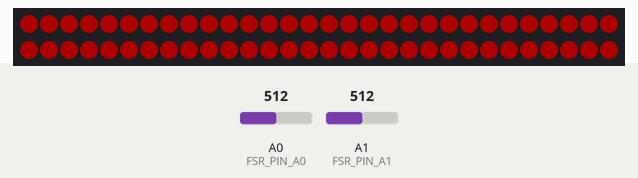
Recording of a sketch running on a simulated Arduino Uno, built with avr-gcc and run on an emulated ATmega328P. Parts: 60 RGB LEDs in strip order, left to right, continuing on the next row. Inputs (shaded band) come from the test bench; at power-on: A0 (FSR_PIN_A0) = 512, A1 (FSR_PIN_A1) = 512. Dim RGB values are drawn brighter than linear.

Above: at 1.2 s.
1.3 s: A0 (FSR_PIN_A0) set to 105
2.8 s: A0 (FSR_PIN_A0) set to 95
At 4.0 s:
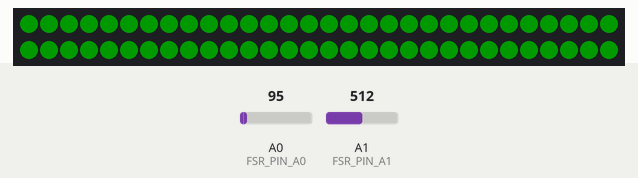
4.3 s: A1 (FSR_PIN_A1) set to 110
5.8 s: A1 (FSR_PIN_A1) set to 93
At 6.4 s:
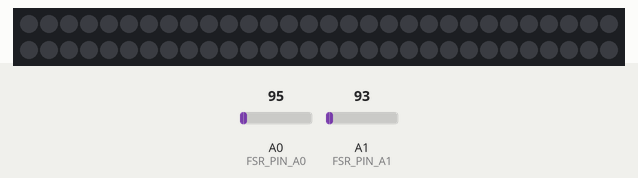
7.3 s: A1 (FSR_PIN_A1) set to 122
At 8.5 s:
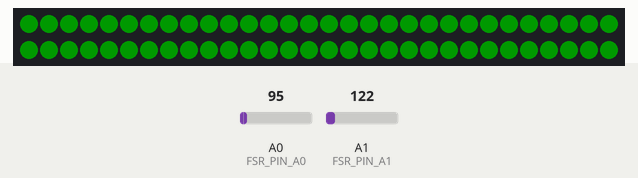
8.8 s: A1 (FSR_PIN_A1) set to 90
At 9.9 s:
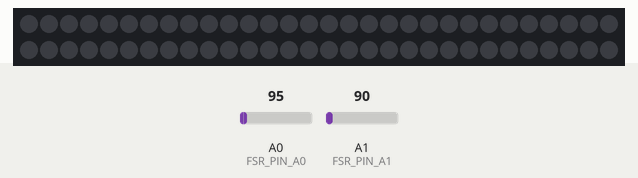
Timing chart, 0 to 11.3 s (numbered marks = the images above; inputs shaded):
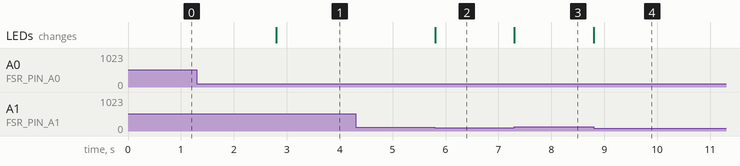

The sketch:

FinalCode.ino
```cpp
#include <FastLED.h> // Include library

// Global variables for LED STRIP
#define NUM_LEDS 60   // There are 60 LEDs on the strip
#define LED_PIN 12    // The LED strip receives programming through pin 12
#define LED_TYPE WS2812B
#define COLOR_ORDER GRB
#define BRIGHTNESS 50 // Brightness is between 0-255

#define NEGATIVE_COLOR CRGB::Red
#define POSITIVE_COLOR CRGB::Green
#define NO_COLOR CRGB::Black

// Global variables for force-sensitive resistor
#define FSR_PIN_A0 A0  // FSR at A0
#define FSR_PIN_A1 A1 // FSR at A1
#define THRESHOLD 100

int sensorA0;  // Sensor readings for FSR at A0
int sensorA1;  // Sensor readings for FSR at A1

CRGB leds[NUM_LEDS];  // Declare LED array

void setup() {
    FastLED.addLeds<LED_TYPE, LED_PIN, COLOR_ORDER>(leds, NUM_LEDS); // Set up LED strip
    pinMode(FSR_PIN_A0, INPUT); // Set FSR pin A0 as input
    pinMode(FSR_PIN_A1, INPUT); // Set FSR pin A1 as input
    FastLED.setBrightness(BRIGHTNESS);
}

void loop() {
    sensorA0 = analogRead(FSR_PIN_A0); // Read FSR value at A0
    sensorA1 = analogRead(FSR_PIN_A1); // Read FSR value at A1

    if (sensorA0 > THRESHOLD) { // if FSR at A0 is pressed
        fill_solid(leds, NUM_LEDS, CRGB::Red);  // Turn LEDs red
    } else if (sensorA1 > THRESHOLD) {// if FSR at A1 is pressed
        fill_solid(leds, NUM_LEDS, CRGB::Green);  // Turn LEDs green
    } else {
      fill_solid(leds, NUM_LEDS, CRGB::Black); // turn LEDS off
    }

    FastLED.show(); // Update LED strip
}
```

Measured:
- the behaviour switches between 101 and 100 on A0 (FSR_PIN_A0) (found by bisection; images 0 and 1)
- the behaviour switches between 101 and 100 on A1 (FSR_PIN_A1) (found by bisection; images 1 and 2)
- after the input at 1.3 s, every drawn part: stays the same
- after the input at 2.8 s, the LEDs: change at once (image 1)
- after the input at 4.3 s, every drawn part: stays the same
- after the input at 5.8 s, the LEDs: change at once (image 2)
- after the input at 7.3 s, the LEDs: change at once (image 3)
- after the input at 8.8 s, the LEDs: change at once (image 4)
